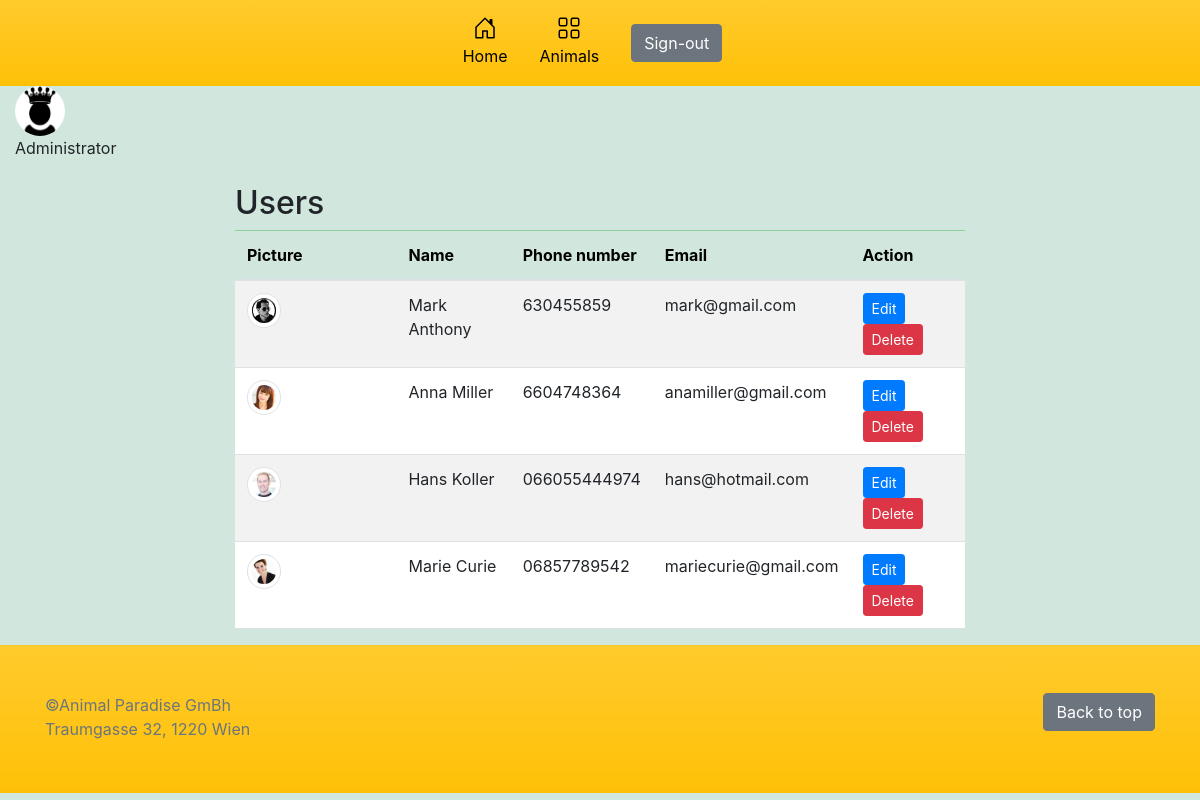
The page /users/dashboard.php (signed in) on the database its author committed.
### tables this page shows
CREATE TABLE `users` (
  `id` int(11) NOT NULL,
  `first_name` varchar(50) NOT NULL,
  `last_name` varchar(100) NOT NULL,
  `phone_number` varchar(50) NOT NULL,
  `password` varchar(256) NOT NULL,
  `email` varchar(100) NOT NULL,
  `picture` varchar(255) NOT NULL,
  `address` varchar(255) NOT NULL,
  `status` varchar(4) NOT NULL DEFAULT 'user'
);

### users/dashboard.php (the view, shortened to what this page needs)
<?php
require_once "../components/db_connection.php";
$sql = "SELECT * FROM users WHERE status = 'user'";
$run_query = mysqli_query($connect, $sql);
$tbody = '';
if ($run_query->num_rows > 0) {
    while ($row = $run_query->fetch_array(MYSQLI_ASSOC)) {
        $tbody .= "<tr>
            <td><img class='img-thumbnail rounded-circle w-25 h-25' src='pictures/" . $row['picture'] . " ' ></td>
            <td>" . $row['first_name'] . " " . $row['last_name'] . "</td>
            <td>" . $row['phone_number'] . "</td>
            <td>" . $row['email'] . "</td>
            <td><a href='user_update.php?id=" . $row['id'] . "'><button class='btn btn-primary btn-sm' type='button'>Edit</button></a>
            <a href='user_delete.php?id=" . $row['id'] . "'><button class='btn btn-danger btn-sm' type='button'>Delete</button></a></td>
         </tr>";
    }
} else {
    $tbody = "<tr><td colspan='5'><center>No Data Available </center></td></tr>";
}
?>
<!doctype html>
<html lang="en">
<head>
    <?php require_once '../components/bootstrap.php' ?>
    <link href="../assets/dist/css/bootstrap.min.css" rel="stylesheet">
</head>
<body class="bg-success-subtle">
    <header>
        <div class="px-3 py-2 bg-warning bg-gradient">
            <div class="container">
                <div class="d-flex flex-wrap align-items-center  justify-content-lg-center ">
                    <div class="nav col-12 col-lg-auto justify-content-center text-black ">
                        <a href="dashboard.php" class="nav-link ">
                            <svg class="bi d-block mx-auto mb-1" width="24" height="24">
                                <use xlink:href="#home" />
                            </svg>
                            Home
                        </a>
                        <a href="../animals/animals_dashboard.php" class="nav-link">
                            <svg class="bi d-block mx-auto mb-1" width="24" height="24">
                                <use xlink:href="#grid"></use>
                            </svg>
                            Animals
                        </a>
                        <a href="logout.php?logout">
                            <button type="button" class="btn btn-secondary m-3">
                                Sign-out
                            </button>
                        </a>
                    </div>
                </div>
            </div>
        </div>
        <div class="col-2">
            <img class="userImage rounded-circle" src="pictures/admavatar.png" alt="Adm avatar" width="50" height="50">
            <p class="">Administrator</p>
        </div>
    </header>
    <main>
        <div class="container">
            <div class="row align-items-center  justify-content-lg-center">
                <div class="col-8 mt-2">
                    <p class='h2'>Users</p>
                    <table class='table table-striped'>
                        <thead class='table-success'>
                            <tr>
                                <th>Picture</th>
                                <th>Name</th>
                                <th>Phone number</th>
                                <th>Email</th>
                                <th>Action</th>
                            </tr>
                        </thead>
                        <tbody>
                            <?= $tbody ?>
                        </tbody>
                    </table>
                </div>
            </div>
        </div>
    </main>
    <footer class="text-muted py-5  bg-warning bg-gradient">
        <div class="container">
            <p class="float-end mb-1">
                <a href="#" class="btn btn-secondary">Back to top</a>
            </p>
            <p class="mb-1">&copy;Animal Paradise GmBh <br>
                Traumgasse 32, 1220 Wien</p>
        </div>
    </footer>
</body>
</html>

### users/dashboard.php (style rules this page uses)
.bi { vertical-align: -.125em; fill: currentColor; }
.nav-link { color: black; }

### rows shown on the page
users: picture (picture), first_name "Mark", last_name "Anthony", phone_number "630455859", email "mark@gmail.com"
users: picture (picture), first_name "Anna", last_name "Miller", phone_number "6604748364", email "anamiller@gmail.com"
users: picture (picture), first_name "Hans", last_name "Koller", phone_number "066055444974", email "hans@hotmail.com"
users: picture (picture), first_name "Marie", last_name "Curie", phone_number "06857789542", email "mariecurie@gmail.com"
